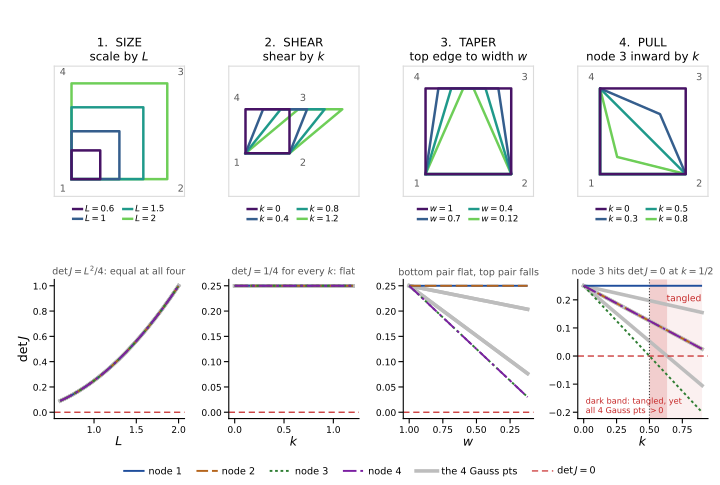

Recreate this plot in Python.
"""Geometry as a variable: four one-parameter families, det J at nodes and Gauss points."""
import numpy as np, matplotlib
matplotlib.use("Agg")
import matplotlib.pyplot as plt
from matplotlib.gridspec import GridSpec
from matplotlib.lines import Line2D

g = 1/np.sqrt(3)
GP   = [(-g, -g), (g, -g), (g, g), (-g, g)]
CORN = [(-1, -1), (1, -1), (1, 1), (-1, 1)]

def detJ(X, Y, r, s):
    dNr = np.array([-(1-s),  (1-s), (1+s), -(1+s)])/4.0
    dNs = np.array([-(1-r), -(1+r), (1+r),  (1-r)])/4.0
    return (dNr@X)*(dNs@Y) - (dNs@X)*(dNr@Y)

def f_size(L):  return np.array([0,L,L,0.0]),            np.array([0,0,L,L*1.0])
def f_shear(k): return np.array([0,1,1+k,k*1.0]),        np.array([0,0,1,1.0])
def f_taper(w): return np.array([0,1,.5+w/2,.5-w/2]),    np.array([0,0,1,1.0])
def f_pull(k):  return np.array([0,1,1-k,0.0]),          np.array([0,0,1-k,1.0])

#      title      subtitle                          sym  fn       sweep                       picks                 node-label shape  caption
FAM = [
 ("1.  SIZE",  "scale by $L$",          "L", f_size,  np.linspace(0.6, 2.0, 200), [0.6,1.0,1.5,2.0],  -1,
  r"$\det J=L^{2}/4$: equal at all four"),
 ("2.  SHEAR", "shear by $k$",     "k", f_shear, np.linspace(0.0, 1.2, 200), [0.0,0.4,0.8,1.2],   0,
  r"$\det J=1/4$ for every $k$: flat"),
 ("3.  TAPER", "top edge to width $w$", "w", f_taper, np.linspace(1.0, 0.12, 200),[1.0,0.7,0.4,0.12],  0,
  r"bottom pair flat, top pair falls"),
 ("4.  PULL",  "node 3 inward by $k$",        "k", f_pull,  np.linspace(0.0, 0.9, 200), [0.0,0.3,0.5,0.8],   0,
  r"node 3 hits $\det J=0$ at $k=1/2$"),
]
SH   = plt.cm.viridis(np.linspace(0.05, 0.78, 4))
DASH = [(0, ()), (0, (6, 2)), (0, (1.4, 1.4)), (0, (7, 2, 1.4, 2))]
NC   = ["#1f4e9c", "#b5651d", "#2e7d32", "#7b1fa2"]

fig = plt.figure(figsize=(7.2, 4.85))
gs  = GridSpec(2, 4, figure=fig, height_ratios=[1.0, 0.92],
               hspace=0.50, wspace=0.34, left=0.075, right=0.985, top=0.885, bottom=0.135)

for c, (name, sub, sym, shape, sweep, picks, ni, cap) in enumerate(FAM):
    # ---------------- top: the shapes ----------------
    a = fig.add_subplot(gs[0, c])
    xs, ys, handles = [], [], []
    for i, p in enumerate(picks):
        X, Y = shape(p)
        a.plot(np.append(X, X[0]), np.append(Y, Y[0]), color=SH[i], lw=1.8, zorder=4-i*0.1)
        xs += list(X); ys += list(Y)
        handles.append(Line2D([], [], color=SH[i], lw=1.8, label=f"${sym}={p:g}$"))
    Xn, Yn = shape(picks[ni])
    for i, lab in enumerate("1234"):
        a.annotate(lab, (Xn[i], Yn[i]), textcoords="offset points",
                   xytext=[(-8.5,-9),(7.5,-9),(7.5,6),(-8.5,6)][i], fontsize=7, color="0.35")
    cx, cy = (max(xs)+min(xs))/2, (max(ys)+min(ys))/2
    hw = 0.60*max(max(xs)-min(xs), max(ys)-min(ys)) + 0.16
    a.set_xlim(cx-hw, cx+hw); a.set_ylim(cy-hw, cy+hw); a.set_aspect("equal")
    a.set_xticks([]); a.set_yticks([])
    for sp in a.spines.values(): sp.set_color("0.86")
    a.set_title(f"{name}\n{sub}", fontsize=8.5, pad=4)
    a.legend(handles=handles, fontsize=6.3, ncol=2, loc="upper center",
             bbox_to_anchor=(0.5, -0.01), frameon=False, handlelength=1.0,
             handletextpad=0.35, columnspacing=0.9, labelspacing=0.2)

    # ---------------- bottom: det J ----------------
    b = fig.add_subplot(gs[1, c])
    for r, s in GP:
        b.plot(sweep, [detJ(*shape(p), r, s) for p in sweep], color="0.74", lw=2.6, zorder=1)
    for n, (r, s) in enumerate(CORN):
        b.plot(sweep, [detJ(*shape(p), r, s) for p in sweep],
               color=NC[n], lw=1.4, ls=DASH[n], zorder=3, label=f"node {n+1}")
    b.axhline(0, color="#c62828", lw=0.9, ls=(0, (5, 3)), zorder=2)
    if c == 2: b.invert_xaxis()
    if c == 3:
        kc, kg = 0.5, (3 - np.sqrt(3))/2            # corner zero, then Gauss zero
        b.axvspan(kc, 0.9, color="#c62828", alpha=0.07, lw=0, zorder=0)
        b.axvspan(kc, kg,  color="#c62828", alpha=0.17, lw=0, zorder=0)
        b.axvline(kc, color="0.25", lw=0.8, ls=":", zorder=2)
        b.annotate("tangled", (0.63, 0.195), fontsize=6.6, color="#c62828")
        b.annotate("dark band: tangled, yet\nall 4 Gauss pts $>0$", (0.015, -0.215),
                   fontsize=5.9, color="#c62828", ha="left", va="bottom")
    b.set_xlabel(f"${sym}$", fontsize=9, labelpad=1)
    if c == 0:
        b.set_ylabel(r"$\det J$", fontsize=9, labelpad=2)
    b.tick_params(labelsize=6.6, pad=1.5)
    b.spines[["top", "right"]].set_visible(False)
    b.set_title(cap, fontsize=6.9, color="0.32", pad=3)

key = [Line2D([], [], color=NC[n], lw=1.4, ls=DASH[n], label=f"node {n+1}") for n in range(4)]
key += [Line2D([], [], color="0.74", lw=2.6, label="the 4 Gauss pts"),
        Line2D([], [], color="#c62828", lw=0.9, ls=(0, (5, 3)), label="$\\det J=0$")]
fig.legend(handles=key, loc="lower center", bbox_to_anchor=(0.5, -0.004), ncol=6,
           fontsize=7, frameon=False, handlelength=2.2, handletextpad=0.4,
           columnspacing=1.5)
fig.savefig("q4_geomstudy.pdf"); print("wrote q4_geomstudy.pdf")
